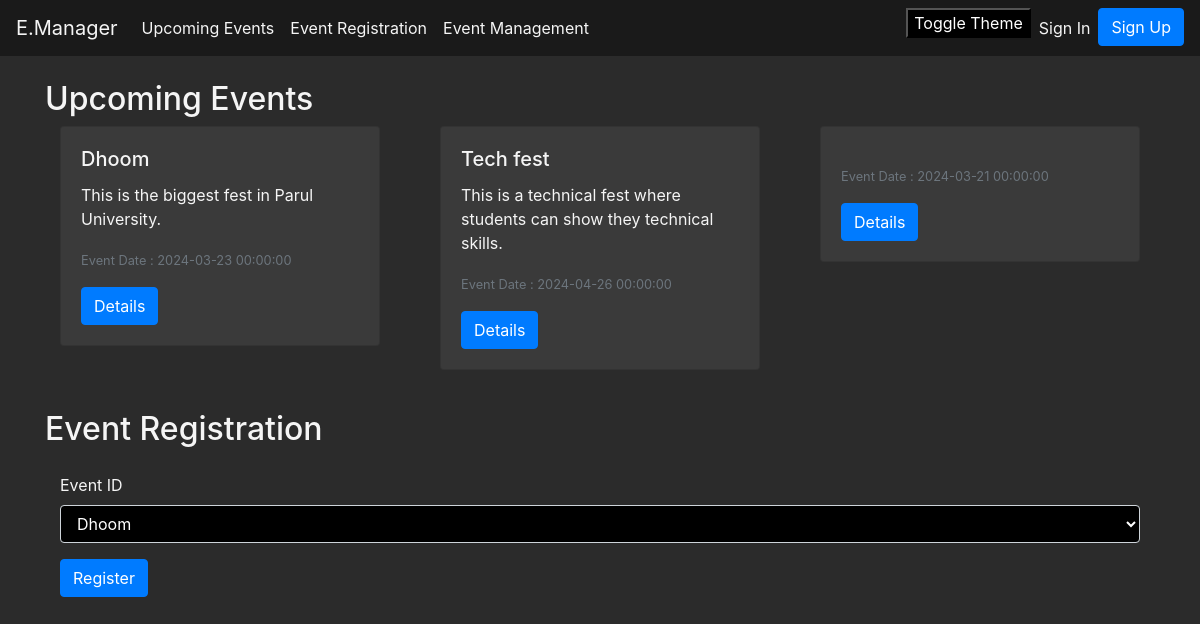
The app's page /event, older data.
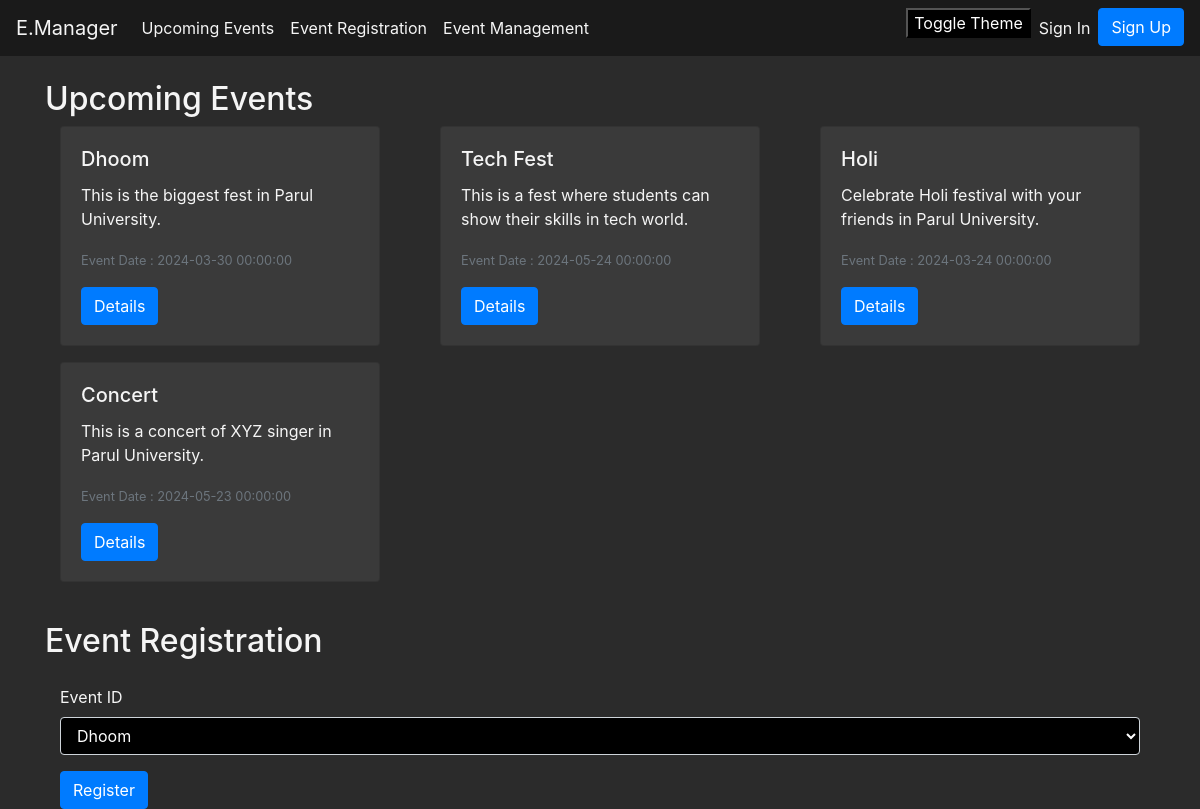
The same page, newer data.
### App.py (models this page shows, shortened)
class Event(db.Model):
    id = db.Column(db.Integer, primary_key=True)
    title = db.Column(db.String(80), nullable=False)
    description = db.Column(db.String(200), nullable=False)
    date = db.Column(db.DateTime, nullable=False)
    location = db.Column(db.String(80), nullable=False)
    organizer_name = db.Column(db.String(80), nullable=True)
    creator_id = db.Column(db.Integer, db.ForeignKey('user.id'))
    creator = db.relationship('User', backref=db.backref('events', lazy=True))

### App.py (the view)
@app.route('/event', methods=["GET", "POST"])
def event():
    events = Event.query.all()
    msg = get_flashed_messages()
    return render_template('event.html', msg=msg, events=events)

### templates/event.html (shortened to what this page needs)
<!DOCTYPE html>
<html lang="en">
  <head>
    <link
      href="https://stackpath.bootstrapcdn.com/bootstrap/4.5.0/css/bootstrap.min.css"
      rel="stylesheet"
    />
    <link
      rel="stylesheet"
      href="{{url_for('static',filename='css/dashboard.css')}}"
    />
  </head>
  <body class="{{ session['theme'] }}">
    <nav class="navbar navbar-expand-lg navbar-light bg-light">
      <a class="navbar-brand" href="/event">E.Manager</a>
      <div class="collapse navbar-collapse" id="navbarNav">
        <ul class="navbar-nav">
          <li class="nav-item">
            <a class="nav-link" href="/event#upcomingEvents">Upcoming Events</a>
          </li>
          <li class="nav-item">
            <a class="nav-link" href="/event#eventRegistration"
              >Event Registration</a
            >
          </li>
          <li class="nav-item">
            <a class="nav-link" href="/event_manager">Event Management</a>
          </li>
        </ul>
        <ul class="navbar-nav ml-auto">
          <form action="/toggle_theme" method="post" id="toggle-theme-form">
            <input type="submit" value="Toggle Theme" />
          </form>
          {% if 'username' in session %}
          <li class="nav-item dropdown">
            <a
              class="nav-link dropdown-toggle"
              href="#"
              id="navbarDropdown"
              role="button"
              data-toggle="dropdown"
              aria-haspopup="true"
              aria-expanded="false"
            >
              👤 {{ session['username'] }}
            </a>
            <div class="dropdown-menu" aria-labelledby="navbarDropdown">
              <a class="dropdown-item" href="/logout">Logout</a>
            </div>
          </li>
          {% else %}
          <li class="nav-item">
            <a class="nav-link" href="/signin">Sign In</a>
          </li>
          <li class="nav-item">
            <a class="btn btn-primary" href="/signup">Sign Up</a>
          </li>
          {% endif %}
        </ul>
      </div>
    </nav>
    <div id="upcomingEvents" class="container mt-4">
      <h2>Upcoming Events</h2>
      <div class="row card-deck">
        {% for event in events %}
        <div class="col-sm-4">
          <div class="card mb-3">
            <div class="card-body">
              <h5 class="card-title">{{ event.title }}</h5>
              <p class="card-text">{{ event.description }}</p>
              <p class="card-text">
                <small class="text-muted">
                  Event Date : {{ event.date }}
                </small>
              </p>
              <a href="/event" class="btn btn-primary">Details</a>
            </div>
          </div>
        </div>
        {% endfor %}
      </div>
    </div>
    <div id="eventRegistration" class="container mt-4">
      <h2>Event Registration</h2>
      <div id="eventRegistration1" class="container mt-4">
        <form action="/event/register" method="post">
          <div class="form-group">
            <label for="eventId">Event ID</label>
            <select class="form-control" id="eventId" name="event_id" required>
              {% for event in events %}
              <option value="{{ event.id }}">{{ event.title }}</option>
              {% endfor %}
            </select>
          </div>
          <button type="submit" class="btn btn-primary">Register</button>
        </form>
      </div>
    </div>
  </body>
</html>

Row changes from the older to the newer data that the page shows:
changed Event "Dhoom": date "2024-03-23 00:00:00" → "2024-03-30 00:00:00"
changed Event: title "Tech fest" → "Tech Fest"; description "This is a technical fest where students can show they technical skills." → "This is a fest where students can show their skills in tech world."; date "2024-04-26 00:00:00" → "2024-05-24 00:00:00"
changed Event: title (not shown) → "Holi"; description (not shown) → "Celebrate Holi festival with your friends in Parul University."; date "2024-03-21 00:00:00" → "2024-03-24 00:00:00"
added Event: title "Concert", description "This is a concert of XYZ singer in Parul University.", date "2024-05-23 00:00:00"
